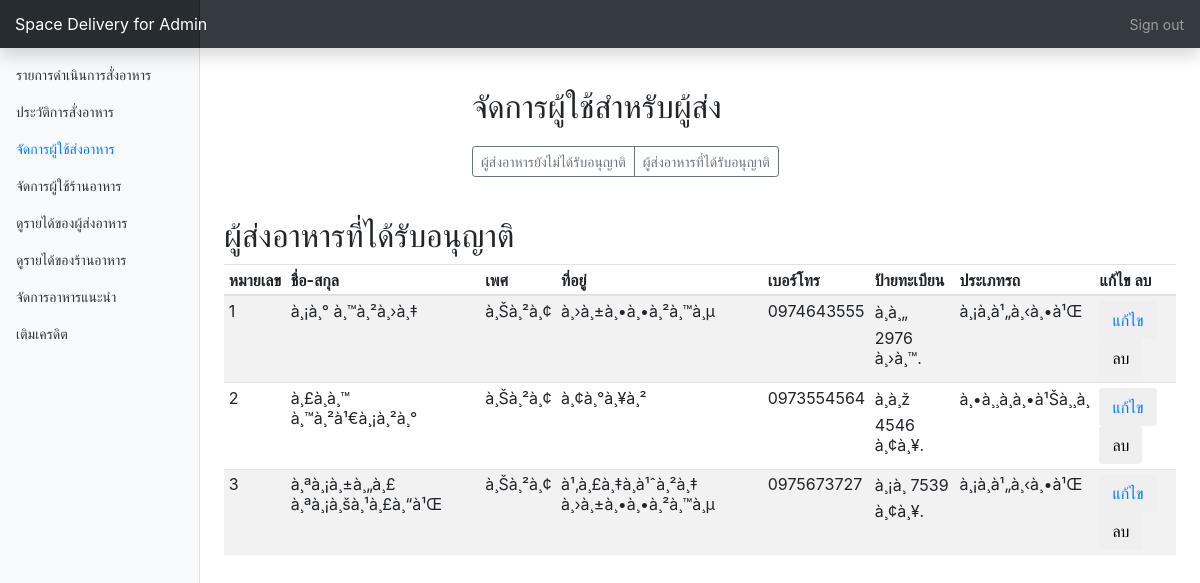
Screenshot of /api/AdminTable/homemenu.php?page=deliveryUser&menu=allowUser (signed in) with the database file from the repository.
### tables this page shows
CREATE TABLE `deliverymanuser` (
  `id` int(10) UNSIGNED NOT NULL,
  `firstname` varchar(30) NOT NULL,
  `lastname` varchar(30) NOT NULL,
  `sex` varchar(100) NOT NULL,
  `address` text NOT NULL,
  `phone` varchar(10) NOT NULL,
  `img` varchar(255) DEFAULT 'pro.jpg',
  `email` varchar(50) NOT NULL,
  `password` varchar(30) NOT NULL,
  `licensePlate` varchar(50) NOT NULL,
  `vahicle` varchar(50) NOT NULL,
  `status` varchar(10) DEFAULT 'null'
);

### api/AdminTable/deliveryUser/allow.php (the view, shortened to what this page needs)
<h2 style="margin-top:30px">ผู้ส่งอาหารที่ได้รับอนุญาติ</h2>
<div class="table-responsive">
  <table class="table table-striped table-sm">
    <thead>
      <tr>
        <th>หมายเลข</th>
        <th>ชื่อ-สกุล</th>
        <th>เพศ</th>
        <th>ที่อยู่</th>
        <th>เบอร์โทร</th>
        <th>ป้ายทะเบียน</th>
        <th>ประเภทรถ</th>
        <th>แก้ไข ลบ</th>
      </tr>
    </thead>
    <tbody>
      <?php
      include "ConnectAdminTable.php";
              $sql = "SELECT id, firstname, lastname, sex, address, phone, licensePlate, vahicle FROM deliverymanuser where status='allow' ";
              $result=mysqli_query($conn,$sql);
              while($data = mysqli_fetch_assoc($result)) {
                echo "<tr>".
                "<td>".$data["id"]."</td>".
                "<td>".$data["firstname"]." ".$data["lastname"]."</td>".
                "<td>".$data["sex"]."</td>".
                "<td>".$data["address"]."</td>".
                "<td>".$data["phone"]."</td>".
                "<td>".$data["licensePlate"]."</td>".
                "<td>".$data["vahicle"]."</td>".
                "<td><button class=btn btn-sm btn-outline-secondary ><a href=homemenu.php?page=deliveryUser&menu=updateUser&id=".$data["id"].">แก้ไข</a></button>
                <button class=btn btn-sm btn-outline-secondary onclick=deleteDelimanUser(".$data["id"].")>ลบ</button></td>".
                "</tr>";
              }
        ?>
    </tbody>
  </table>
</div>

### api/AdminTable/dashboard.css (style rules this page uses)
body { font-size: .875rem; }

### rows the page displays
deliverymanuser: id "1", firstname "à¸¡à¸°", lastname "à¸™à¸²à¸›à¸‡", sex "à¸Šà¸²à¸¢", address "à¸›à¸±à¸•à¸•à¸²à¸™à¸µ", phone "0974643555", licensePlate "à¸à¸„ 2976 à¸›à¸™.", vahicle "à¸¡à¸­à¹„à¸‹à¸•à¹Œ"
deliverymanuser: id "2", firstname "à¸£à¸­à¸™", lastname "à¸™à¸²à¹€à¸¡à¸²à¸°", sex "à¸Šà¸²à¸¢", address "à¸¢à¸°à¸¥à¸²", phone "0973554564", licensePlate "à¸à¸ž 4546 à¸¢à¸¥.", vahicle "à¸•à¸¸à¸à¸•à¹Šà¸¸à¸"
deliverymanuser: id "3", firstname "à¸ªà¸¡à¸±à¸„à¸£", lastname "à¸ªà¸¡à¸šà¸¹à¸£à¸“à¹Œ", sex "à¸Šà¸²à¸¢", address "à¹‚à¸£à¸‡à¸­à¹ˆà¸²à¸‡ à¸›à¸±à¸•à¸•à¸²à¸™à¸µ", phone "0975673727", licensePlate "à¸¡à¸ 7539 à¸¢à¸¥.", vahicle "à¸¡à¸­à¹„à¸‹à¸•à¹Œ"
